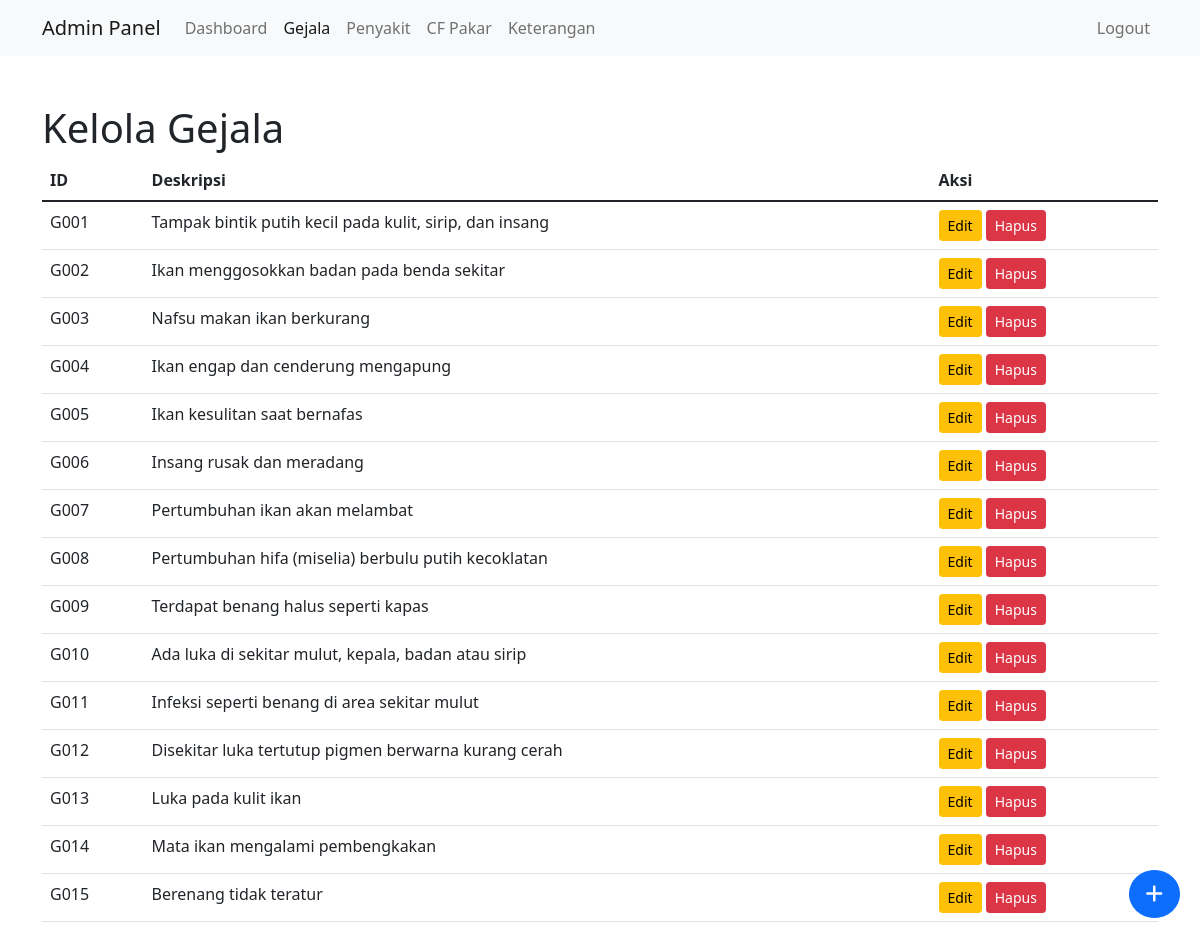
/admin/gejala.php (signed in), run on the app's committed database.
### tables this page shows
CREATE TABLE `gejala` (
  `id` varchar(10) NOT NULL,
  `deskripsi` text NOT NULL
);

### admin/gejala.php (the view, shortened to what this page needs)
<?php
require_once '../includes/db_connect.php';
$result = $conn->query("SELECT * FROM gejala");
?>
<!DOCTYPE html>
<html lang="en">
<head>
    <link href="https://cdn.jsdelivr.net/npm/bootstrap@5.1.3/dist/css/bootstrap.min.css" rel="stylesheet">
    <link rel="stylesheet" href="https://cdnjs.cloudflare.com/ajax/libs/font-awesome/6.0.0-beta3/css/all.min.css">
</head>
<body>
    <nav class="navbar navbar-expand-lg navbar-light bg-light">
        <div class="container">
            <a class="navbar-brand" href="#">Admin Panel</a>
            <div class="collapse navbar-collapse" id="navbarNav">
                <ul class="navbar-nav">
                    <li class="nav-item">
                        <a class="nav-link" href="dashboard.php">Dashboard</a>
                    </li>
                    <li class="nav-item">
                        <a class="nav-link active" href="gejala.php">Gejala</a>
                    </li>
                    <li class="nav-item">
                        <a class="nav-link" href="penyakit.php">Penyakit</a>
                    </li>
                    <li class="nav-item">
                        <a class="nav-link" href="cf_pakar.php">CF Pakar</a>
                    </li>
                    <li class="nav-item">
                        <a class="nav-link" href="keterangan.php">Keterangan</a>
                    </li>
                </ul>
                <ul class="navbar-nav ms-auto">
                    <li class="nav-item">
                        <a class="nav-link" href="logout.php">Logout</a>
                    </li>
                </ul>
            </div>
        </div>
    </nav>
    <div class="container mt-5">
        <h1>Kelola Gejala</h1>
        <table class="table">
            <thead>
                <tr>
                    <th>ID</th>
                    <th>Deskripsi</th>
                    <th>Aksi</th>
                </tr>
            </thead>
            <tbody>
                <?php while ($row = $result->fetch_assoc()): ?>
                <tr>
                    <td><?php echo $row['id']; ?></td>
                    <td><?php echo $row['deskripsi']; ?></td>
                    <td>
                        <button class="btn btn-warning btn-sm" data-bs-toggle="modal" data-bs-target="#editModal"
                                data-id="<?php echo $row['id']; ?>"
                                data-deskripsi="<?php echo htmlspecialchars($row['deskripsi']); ?>">
                            Edit
                        </button>
                        <form method="post" style="display: inline;">
                            <button type="submit" name="hapus" class="btn btn-danger btn-sm">Hapus</button>
                        </form>
                    </td>
                </tr>
                <?php endwhile; ?>
            </tbody>
        </table>
    </div>
    <button class="btn btn-primary btn-lg rounded-circle floating-button" data-bs-toggle="modal" data-bs-target="#tambahModal">
        <i class="fas fa-plus"></i>
    </button>
</body>
</html>

### admin/gejala.php (style rules this page uses)
.floating-button { position: fixed; bottom: 20px; right: 20px; }

### data on the page
gejala: id "G001", deskripsi "Tampak bintik putih kecil pada kulit, sirip, dan insang"
gejala: id "G002", deskripsi "Ikan menggosokkan badan pada benda sekitar"
gejala: id "G003", deskripsi "Nafsu makan ikan berkurang"
gejala: id "G004", deskripsi "Ikan engap dan cenderung mengapung"
gejala: id "G005", deskripsi "Ikan kesulitan saat bernafas"
gejala: id "G006", deskripsi "Insang rusak dan meradang"
gejala: id "G007", deskripsi "Pertumbuhan ikan akan melambat"
gejala: id "G008", deskripsi "Pertumbuhan hifa (miselia) berbulu putih kecoklatan"
gejala: id "G009", deskripsi "Terdapat benang halus seperti kapas"
gejala: id "G010", deskripsi "Ada luka di sekitar mulut, kepala, badan atau sirip"
gejala: id "G011", deskripsi "Infeksi seperti benang di area sekitar mulut"
gejala: id "G012", deskripsi "Disekitar luka tertutup pigmen berwarna kurang cerah"
gejala: id "G013", deskripsi "Luka pada kulit ikan"
gejala: id "G014", deskripsi "Mata ikan mengalami pembengkakan"
gejala: id "G015", deskripsi "Berenang tidak teratur"
